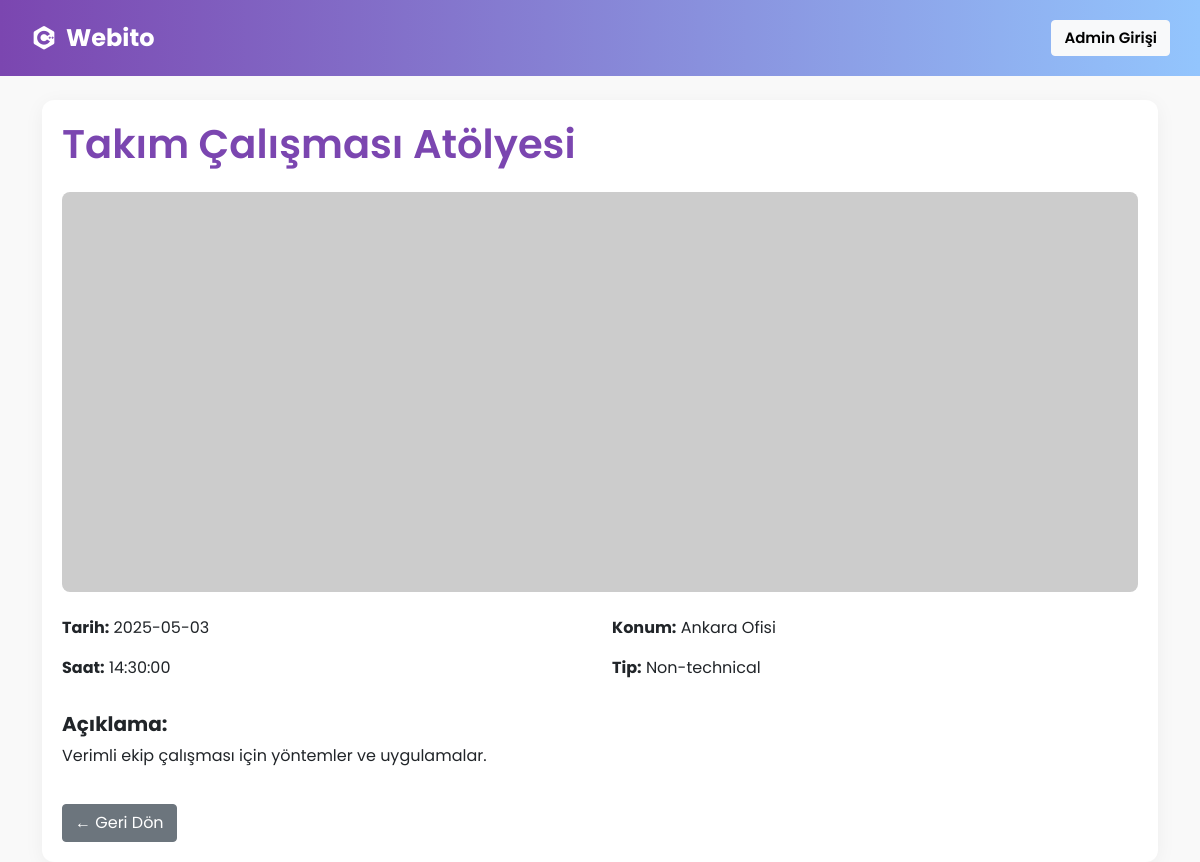
Screenshot of /event_detail.php?id=2 with the database file from the repository.
### tables this page shows
CREATE TABLE IF NOT EXISTS `events` (
  `eid` INT(11) NOT NULL AUTO_INCREMENT,
  `name` VARCHAR(255) NOT NULL,
  `description` TEXT NOT NULL,
  `type` ENUM('technical', 'non-technical') NOT NULL,
  `location` VARCHAR(255) NOT NULL,
  `time` TIME DEFAULT NULL,
  `date` DATE DEFAULT NULL,
  `image` VARCHAR(1000) DEFAULT NULL,
  `status` TINYINT(1) NOT NULL DEFAULT 1,
  `olusturma_tarihi` DATETIME NOT NULL DEFAULT CURRENT_TIMESTAMP,
  PRIMARY KEY (`eid`)
);

### event_detail.php (the view, shortened to what this page needs)
<?php
$dbc = mysqli_connect("localhost", "root", "", "webito")
    or die("Veritabanına bağlanılamadı.");
$id = intval($_GET['id']);
$stmt = mysqli_prepare($dbc, "SELECT * FROM events WHERE eid = ? AND status = 1");
mysqli_stmt_bind_param($stmt, "i", $id);
mysqli_stmt_execute($stmt);
$result = mysqli_stmt_get_result($stmt);
$event = mysqli_fetch_assoc($result);
?>
<!DOCTYPE html>
<html lang="tr">
<head>
    <link href="https://cdn.jsdelivr.net/npm/bootstrap@5.1.3/dist/css/bootstrap.min.css" rel="stylesheet">
    <link href="https://unpkg.com/boxicons@2.1.4/css/boxicons.min.css" rel="stylesheet">
</head>
<body>
<div class="top-bar">
    <div class="navbar-brand">
        <i class='bx bxl-c-plus-plus'></i> Webito
    </div>
    <a href="admin/index.php" class="btn btn-light" style="font-family: 'Poppins', sans-serif; font-weight: 600; font-size: 15px;">Admin Girişi</a>
</div>
<div class="container">
    <div class="event-card mt-4">
        <h1 class="mb-4 event-title"><?= htmlspecialchars($event['name']) ?></h1>
        <img src="<?= htmlspecialchars($event['image']) ?>"
             class="event-image mb-4"
             alt="Etkinlik Görseli"
             onerror="this.src='https://via.placeholder.com/800x400?text=G%C3%B6rsel+Yok';">
        <div class="row mb-3">
            <div class="col-md-6">
                <p><strong>Tarih:</strong> <?= htmlspecialchars($event['date']) ?></p>
                <p><strong>Saat:</strong> <?= htmlspecialchars($event['time']) ?></p>
            </div>
            <div class="col-md-6">
                <p><strong>Konum:</strong> <?= htmlspecialchars($event['location']) ?></p>
                <p><strong>Tip:</strong> <?= ucfirst(htmlspecialchars($event['type'])) ?></p>
            </div>
        </div>
        <div>
            <h5><strong>Açıklama:</strong></h5>
            <p><?= nl2br(htmlspecialchars($event['description'])) ?></p>
        </div>
        <a href="index.php" class="btn btn-secondary btn-back">← Geri Dön</a>
    </div>
</div>
</body>
</html>

### event_detail.php (style rules this page uses)
body { background: #f9f9f9; font-family: 'Poppins', sans-serif; }
.top-bar { background: linear-gradient(to right, #7b46b0, #93c5fd); padding: 15px 30px; color: white; display: flex; justify-content: space-between; align-items: center; }
.top-bar .navbar-brand { font-size: 24px; font-weight: 700; display: flex; align-items: center; gap: 8px; }
.top-bar .navbar-brand i { font-size: 28px; }
.event-card { background: #fff; border-radius: 12px; box-shadow: 0 4px 20px rgba(0,0,0,0.05); padding: 20px; margin-top: 40px; }
.event-image { border-radius: 8px; max-height: 400px; object-fit: cover; width: 100%; }
.btn-back { margin-top: 20px; }
.event-title { color: #7b46b0; font-weight: 600; }

### rows the page displays
events: name "Takım Çalışması Atölyesi", date "2025-05-03", time "14:30:00", location "Ankara Ofisi", type "Non-technical", description "Verimli ekip çalışması için yöntemler ve uygulamalar."
